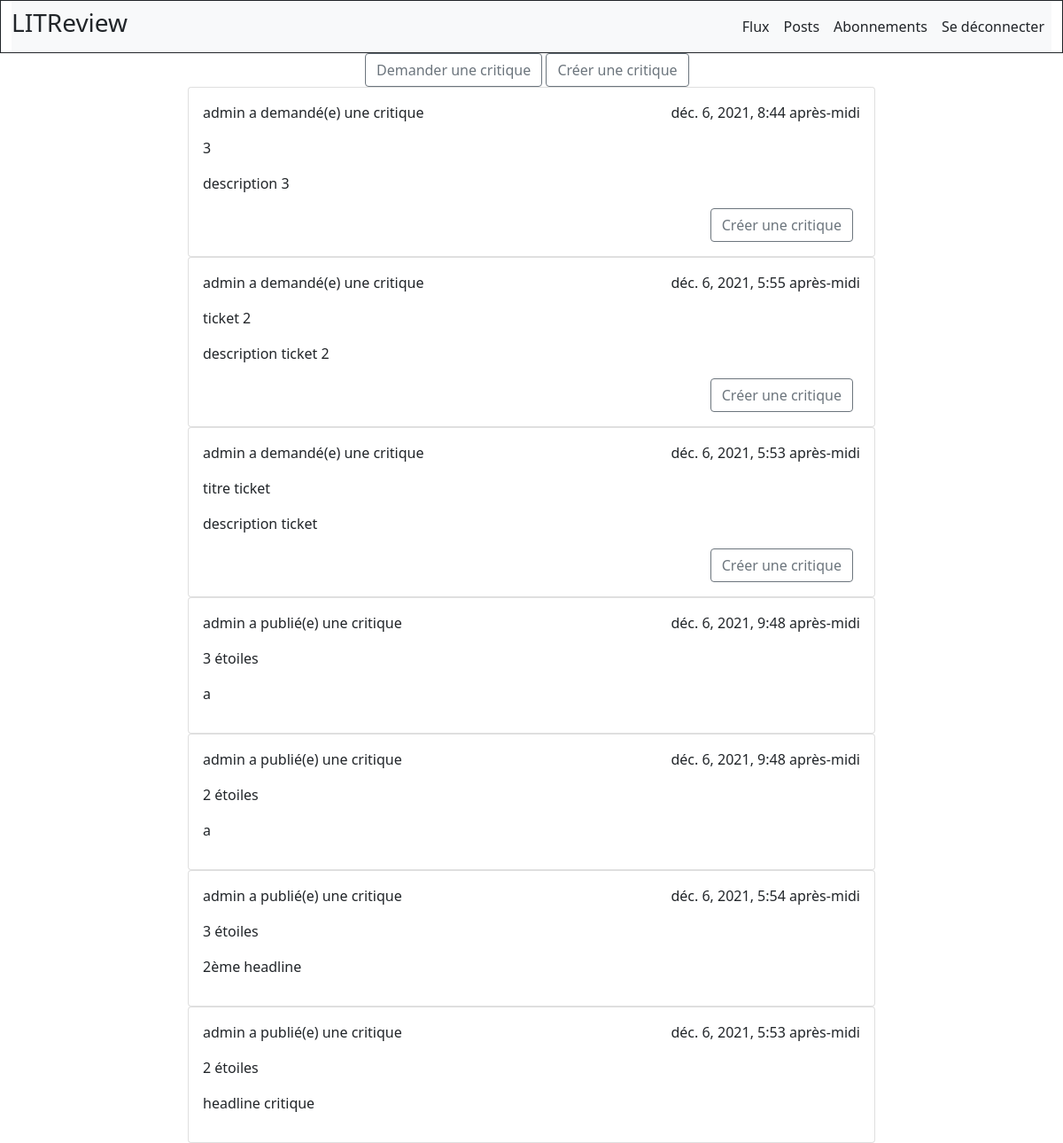
The page / (signed in) on the database as committed earlier.
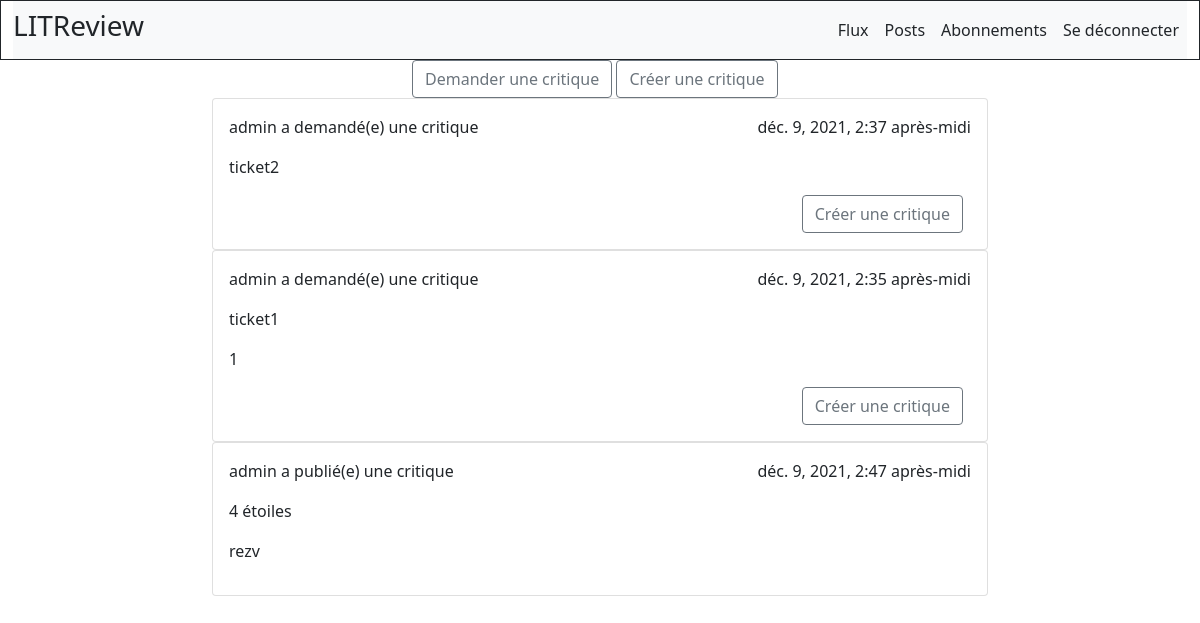
The same page on the database as committed later.
### content/models.py (models this page shows, shortened)
class Ticket(models.Model):
    title = models.CharField(max_length=128)
    description = models.TextField(max_length=2048, null=True, blank=True)
    user = models.ForeignKey(
        to=settings.AUTH_USER_MODEL, on_delete=models.CASCADE)
    time_created = models.DateTimeField(auto_now_add=True)

class Review(models.Model):
    ticket = models.ForeignKey(to=Ticket, on_delete=models.CASCADE)
    rating = models.PositiveSmallIntegerField(
        choices=[(i, i) for i in range(0, 6)],
        validators=[MinValueValidator(0), MaxValueValidator(5)])
    headline = models.CharField(max_length=128)
    body = models.CharField(max_length=8192, blank=True)
    user = models.ForeignKey(
        to=settings.AUTH_USER_MODEL, on_delete=models.CASCADE)
    time_created = models.DateTimeField(auto_now_add=True)

### accounts/models.py (models this page shows)
class User(AbstractUser):
	class Meta:
		abstract=False

### content/views.py (the view)
# urls.py: path('', views.flux, name='flux'),
@login_required
def flux(request):
	tickets = Ticket.objects.order_by('-id').filter(user_id=request.user.id)
	reviews = Review.objects.order_by('-id').filter(user_id=request.user.id)
	context = {
		'tickets': tickets,
		'reviews': reviews
			   }
	return render(request, "content/flux.html", context)

### content/Templates/content/flux.html (shortened to what this page needs)
{% extends 'base.html' %}
{% block content_box_3 %}
 <div class="container col-md-4 justify-content-center">
       <button class="btn btn-outline-secondary" onclick="window.location.href = {% url 'content:ticket' %};">Demander une critique</button>
       <button class="btn btn-outline-secondary" onclick="window.location.href = {% url 'content:review' %};">Créer une critique</button>
 </div>
<div class="container col-md-8 mx-auto">
       {% for ticket in tickets %}
           <div class="card">
              <div class="card-body">
                <p class="card-text">{{ ticket.user }} a demandé(e) une critique <span style="float:right;">{{ ticket.time_created }}</span></p>
                <p class="card-text">{{ ticket.title }}</p>
                <p class="card-text">{{ ticket.description }}</p>
                  <div class="d-grid gap-2 d-md-flex justify-content-md-end">
                    <a href="{% url 'content:ticket_detail' ticket.id %}" class="btn btn-outline-secondary me-md-2">Créer une critique</a>
                  </div>
              </div>
            </div>
       {% endfor %}
        {% for review in reviews %}
                   <div class="card">
                      <div class="card-body">
                        <p class="card-text">{{ review.user }} a publié(e) une critique <span style="float:right;">{{ review.time_created }}</span></p>
                        <p class="card-text">{{ review.rating }} étoiles</p>
                        <p class="card-text">{{ review.headline }}</p>
                      </div>
                    </div>
               {% endfor %}
 </div>
{% endblock content_box_3 %}

### LITReview/templates/base.html (shortened to what this page needs)
{% load static %}
<!DOCTYPE html>
<html lang="fr">
<head>
        <link href="https://cdn.jsdelivr.net/npm/bootstrap@5.1.3/dist/css/bootstrap.min.css" rel="stylesheet">
        <link rel="stylesheet" type="text/css" href="{% static 'css/style.css' %}">
</head>
<body>
    <div class="container-fluid border border-dark">
        <nav class="navbar navbar-expand-lg navbar-light bg-light">
            <h3 class="mx-auto" style="width: 1px;">LITReview</h3>
            {% if request.user.is_authenticated %}
                    <div class="collapse navbar-collapse" id="navbarText">
                          <ul class="navbar-nav ms-auto mb-2 mb-lg-0">
                            <li class="nav-item">
                              <a class="nav-link text-dark" href="{% url 'content:flux' %}">Flux</a>
                            </li>
                            <li class="nav-item">
                              <a class="nav-link text-dark" href="{% url 'content:posts' %}">Posts</a>
                            </li>
                            <li class="nav-item">
                              <a class="nav-link text-dark" href="{% url 'content:follow' %}">Abonnements</a>
                            </li>
                            <li class="nav-item">
                              <a class="nav-link text-dark" href="{% url 'accounts:logout' %}">Se déconnecter</a>
                            </li>
                          </ul>
                    </div>
            {% endif %}
        </nav>
    </div>
    <div id="box_2">
        {% block content_box_3 %}{% endblock content_box_3 %}
    </div>
</body>
</html>

Rows that differ between the two databases and show on the page:
removed Ticket: user "admin", time_created "déc. 6, 2021, 8:44 après-midi", title "3", description "description 3"
removed Review: user "admin", time_created "déc. 6, 2021, 9:48 après-midi", rating "3", headline "a"
removed Review: user "admin", time_created "déc. 6, 2021, 9:48 après-midi", rating "2", headline "a"
removed Review: user "admin", time_created "déc. 6, 2021, 5:54 après-midi", rating "3", headline "2ème headline"
changed Ticket: time_created "déc. 6, 2021, 5:55 après-midi" → "déc. 9, 2021, 2:37 après-midi"; title "ticket 2" → "ticket2"; description "description ticket 2" → (not shown)
changed Ticket: time_created "déc. 6, 2021, 5:53 après-midi" → "déc. 9, 2021, 2:35 après-midi"; title "titre ticket" → "ticket1"; description "description ticket" → "1"
changed Review "admin": time_created "déc. 6, 2021, 5:53 après-midi" → "déc. 9, 2021, 2:47 après-midi"; rating "2" → "4"; headline "headline critique" → "rezv"
